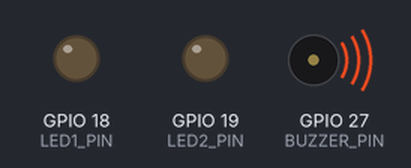
Bench run of a program on a simulated ESP32. Parts: output pins drawn as LEDs (lit = HIGH), buzzer (waves = sounding).

Above: at 2.0 s.
At 4.09 s:
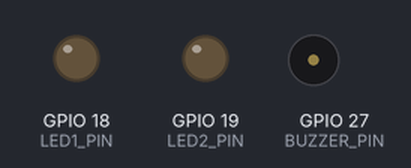
At 11.3 s:
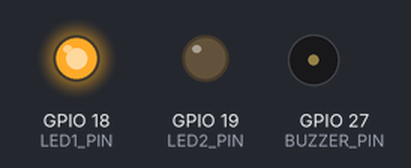
At 15.5 s:
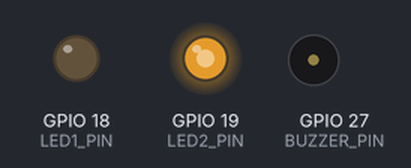
At 21.21 s:
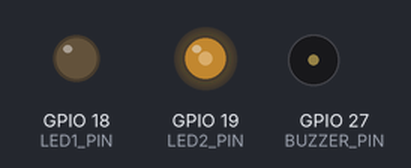
At 39.84 s:
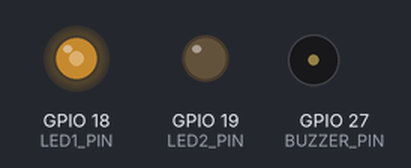
Timing chart, 0 to 40.0 s (numbered marks = the images above):
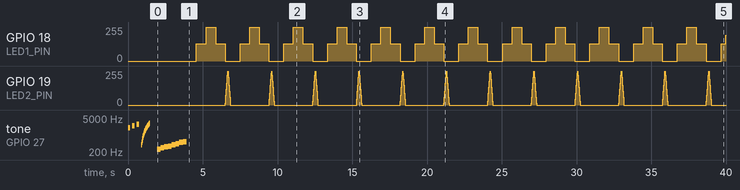

Measured:
- by itself, GPIO 18 (LED1_PIN): 0/255 → 128/255 at 4.6 s, → 255/255 0.64 s later, → 128/255 0.64 s later, → 0/255 0.65 s later, … (50 changes in this stretch)

The program:

main.cpp
```cpp
#include <Arduino.h>

// ======== BUZZER SETUP ========
#define BUZZER_PIN  27
#define BUZZER_CH   0
#define BUZZER_FREQ 2000
#define BUZZER_RES  10

// ======== LED SETUP ========
#define LED1_PIN 18          // LED1 (Fade LED)
#define LED2_PIN 19          // LED2 (Blink/Fade with different freq)
#define LED1_CH  1
#define LED2_CH  2
#define LED1_FREQ 5000       // 5kHz
#define LED2_FREQ 1000       // 1kHz
#define LED_RES   8

void setup() {
  // --- Setup Buzzer ---
  ledcSetup(BUZZER_CH, BUZZER_FREQ, BUZZER_RES);
  ledcAttachPin(BUZZER_PIN, BUZZER_CH);

  // --- Setup LEDs with different PWM frequencies ---
  ledcSetup(LED1_CH, LED1_FREQ, LED_RES);
  ledcAttachPin(LED1_PIN, LED1_CH);

  ledcSetup(LED2_CH, LED2_FREQ, LED_RES);
  ledcAttachPin(LED2_PIN, LED2_CH);

  // --- Buzzer Beep Pattern ---
  for (int i = 0; i < 3; i++) {
    ledcWriteTone(BUZZER_CH, 2000 + i * 400);
    delay(150);
    ledcWrite(BUZZER_CH, 0);
    delay(150);
  }

  // --- Frequency Sweep ---
  for (int f = 400; f <= 3000; f += 100) {
    ledcWriteTone(BUZZER_CH, f);
    delay(20);
  }
  ledcWrite(BUZZER_CH, 0);
  delay(500);

  // --- Simple Melody ---
  int melody[] = {262, 294, 330, 349, 392, 440, 494, 523};
  for (int i = 0; i < 8; i++) {
    ledcWriteTone(BUZZER_CH, melody[i]);
    delay(250);
  }
  ledcWrite(BUZZER_CH, 0);
}

void loop() {
  // ===== LED1: Smooth fade =====
  for (int d = 0; d <= 255; d++) {
    ledcWrite(LED1_CH, d);
    delay(5);
  }
  for (int d = 255; d >= 0; d--) {
    ledcWrite(LED1_CH, d);
    delay(5);
  }

  // ===== LED2: Different frequency, faster fade =====
  for (int d = 0; d <= 255; d += 15) {
    ledcWrite(LED2_CH, d);
    delay(10);
  }
  for (int d = 255; d >= 0; d -= 15) {
    ledcWrite(LED2_CH, d);
    delay(10);
  }
}
```
